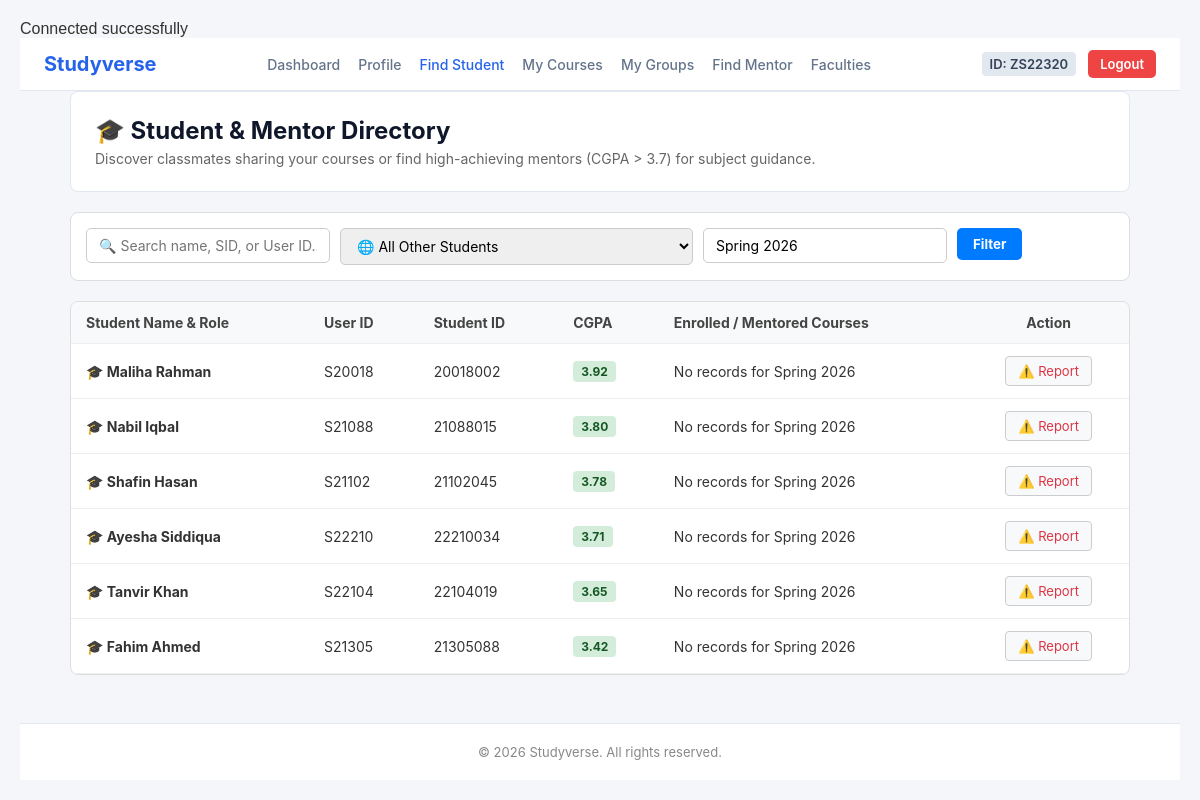
The app's page /student_search_student.php (signed in), older data.
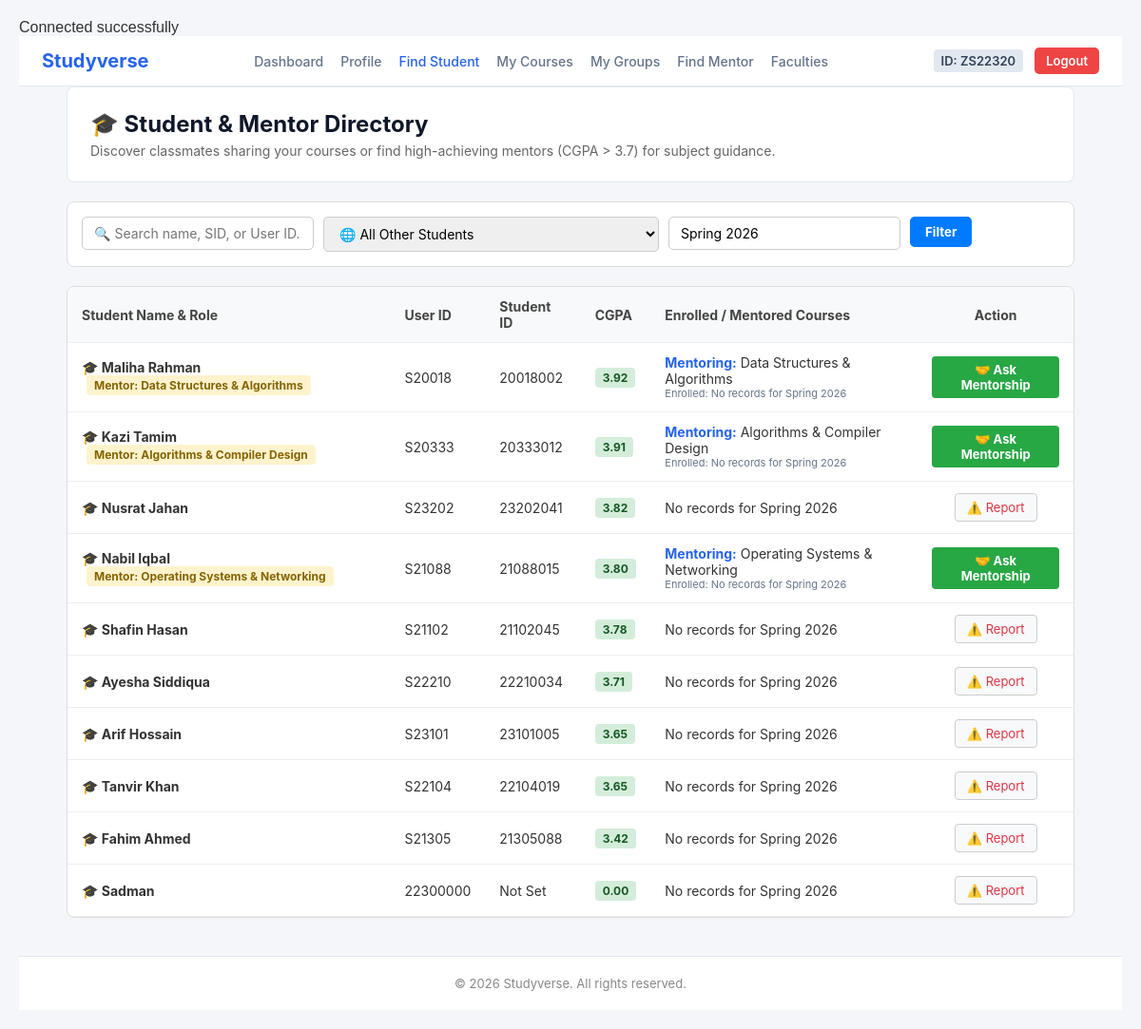
The same page, newer data.
### tables this page shows
CREATE TABLE `student_info` (
  `userID` varchar(8) NOT NULL,
  `SID` int(8) DEFAULT NULL,
  `cgpa` decimal(3,2) DEFAULT 0.00,
  `semester` varchar(100) DEFAULT NULL,
  `current_semester_no` int(2) NOT NULL DEFAULT 1,
  `completed_cod_credits` int(2) NOT NULL DEFAULT 0,
  `thesis_semesters_completed` int(1) NOT NULL DEFAULT 0,
  `is_doing_thesis` tinyint(1) NOT NULL DEFAULT 0,
  `is_doing_internship` tinyint(1) NOT NULL DEFAULT 0,
  `dept` varchar(500) NOT NULL DEFAULT 'CSE'
);

CREATE TABLE `user_info` (
  `userID` varchar(8) NOT NULL,
  `name` varchar(100) NOT NULL,
  `email` varchar(100) NOT NULL,
  `password` varchar(255) NOT NULL,
  `road` varchar(100) NOT NULL,
  `area` varchar(100) NOT NULL,
  `AdminID` varchar(8) NOT NULL,
  `pending_password` varchar(255) DEFAULT NULL,
  `password_status` enum('NONE','PENDING','APPROVED','REJECTED') NOT NULL DEFAULT 'NONE'
);

CREATE TABLE `mentor` (
  `userID` varchar(8) NOT NULL,
  `MentorID` varchar(10) NOT NULL,
  `Subject` varchar(100) NOT NULL,
  `is_active` tinyint(1) NOT NULL DEFAULT 1
);

### student_search_student.php (the view, shortened to what the changed rows need)
<?php
include 'db.php';
$user_id = $_SESSION['userID'];
$current_student_q = mysqli_query($conn, "
    SELECT s.*, u.name
    FROM student_info s
    JOIN user_info u ON s.userID = u.userID
    WHERE s.userID = '$user_id'
");
$current_student = mysqli_fetch_assoc($current_student_q);
$current_sem = $current_student['semester'] ?? 'Spring 2026';
$selected_sem = isset($_GET['semester']) ? trim($_GET['semester']) : $current_sem;
$where_clauses = ["u.userID != '$user_id'"];
$where_sql = implode(' AND ', $where_clauses);
$sql = "SELECT
            u.name,
            u.userID,
            s.SID,
            s.cgpa,
            s.semester,
            m.MentorID,
            m.Subject AS mentor_subject,
            (SELECT GROUP_CONCAT(cst.coursecode SEPARATOR ', ')
             FROM course_student_took cst
             WHERE cst.userID = u.userID AND cst.semester_taken = '" . mysqli_real_escape_string($conn, $selected_sem) . "') AS enrolled_courses
        FROM user_info u
        JOIN student_info s ON u.userID = s.userID
        LEFT JOIN mentor m ON u.userID = m.userID
        WHERE $where_sql
        GROUP BY u.userID, m.MentorID
        ORDER BY s.cgpa DESC, u.name ASC";
$result = mysqli_query($conn, $sql);
?>
<!DOCTYPE html>
<html lang="en">
<head>
    <link rel="stylesheet" href="student_dash.css">
    <link rel="stylesheet" href="student_search_student.css">
</head>
<body>
    <main class="main-content">
        <div class="welcome-banner">
            <h2>🎓 Student & Mentor Directory</h2>
        </div>
        <div class="table-card">
            <table class="students-table">
                <thead>
                    <tr>
                        <th>Student Name & Role</th>
                        <th>User ID</th>
                        <th>Student ID</th>
                        <th>CGPA</th>
                        <th>Enrolled / Mentored Courses</th>
                        <th style="text-align: center;">Action</th>
                    </tr>
                </thead>
                <tbody>
                    <?php
                    if ($result && mysqli_num_rows($result) > 0) {
                        while ($row = mysqli_fetch_assoc($result)) {
                            $name      = $row['name'] ?: "Not Set";
                            $uid       = $row['userID'];
                            $sid       = $row['SID'] ?: "Not Set";
                            $cgpa      = $row['cgpa'] !== null ? number_format((float)$row['cgpa'], 2) : "N/A";
                            $is_mentor = !empty($row['MentorID']);
                            $enrolled  = $row['enrolled_courses'] ?: "No records for $selected_sem";
                    ?>
                            <tr>
                                <td class="student-name-cell">
                                    <strong>🎓 <?php echo htmlspecialchars($name); ?></strong>
                                    <?php if ($is_mentor): ?>
                                        <span class="badge-mentor">Mentor: <?php echo htmlspecialchars($row['mentor_subject']); ?></span>
                                    <?php endif; ?>
                                </td>
                                <td><?php echo htmlspecialchars($uid); ?></td>
                                <td><?php echo htmlspecialchars($sid); ?></td>
                                <td>
                                    <span class="badge-cgpa"><?php echo $cgpa; ?></span>
                                </td>
                                <td>
                                    <?php if ($is_mentor): ?>
                                        <strong style="color:#2563eb;">Mentoring:</strong> <?php echo htmlspecialchars($row['mentor_subject']); ?>
                                        <div style="font-size: 11px; color:#64748b;">Enrolled: <?php echo htmlspecialchars($enrolled); ?></div>
                                    <?php else: ?>
                                        <?php echo htmlspecialchars($enrolled); ?>
                                    <?php endif; ?>
                                </td>
                                <td style="text-align: center;">
                                    <?php if ($is_mentor): ?>
                                        <form method="POST" action="student_search_student.php" style="display:inline-block; margin:0;">
                                            <button type="submit" class="btn-mentor-req">
                                                🤝 Ask Mentorship
                                            </button>
                                        </form>
                                    <?php else: ?>
                                        <button type="button" class="btn-report-small">⚠️ Report</button>
                                    <?php endif; ?>
                                </td>
                            </tr>
                    <?php
                        }
                    }
                    ?>
                </tbody>
            </table>
        </div>
    </main>
</body>
</html>

Row changes from the older to the newer data that the page shows:
no longer on this page (row unchanged): student_info: userID.name "Maliha Rahman", userID.userID "S20018", SID "20018002", cgpa "3.92", enrolled "No records for Spring 2026", shows "⚠️ Report"
no longer on this page (row unchanged): student_info: userID.name "Nabil Iqbal", userID.userID "S21088", SID "21088015", cgpa "3.80", enrolled "No records for Spring 2026", shows "⚠️ Report"
now on this page (row unchanged): user_info: name "Maliha Rahman", mentor.Subject "Data Structures & Algorithms", userID "S20018", student_info.SID "20018002", student_info.cgpa "3.92", enrolled "No records for Spring 2026"
added user_info: name "Kazi Tamim", mentor.Subject "Algorithms & Compiler Design", userID "S20333", student_info.SID "20333012", student_info.cgpa "3.91", enrolled "No records for Spring 2026"
added student_info: userID.name "Nusrat Jahan", userID.userID "S23202", SID "23202041", cgpa "3.82", enrolled "No records for Spring 2026", shows "⚠️ Report"
now on this page (row unchanged): user_info: name "Nabil Iqbal", mentor.Subject "Operating Systems & Networking", userID "S21088", student_info.SID "21088015", student_info.cgpa "3.80", enrolled "No records for Spring 2026"
added student_info: userID.name "Arif Hossain", userID.userID "S23101", SID "23101005", cgpa "3.65", enrolled "No records for Spring 2026", shows "⚠️ Report"
added student_info: userID.name "Sadman", userID.userID "22300000", SID "Not Set", cgpa "0.00", enrolled "No records for Spring 2026", shows "⚠️ Report"
